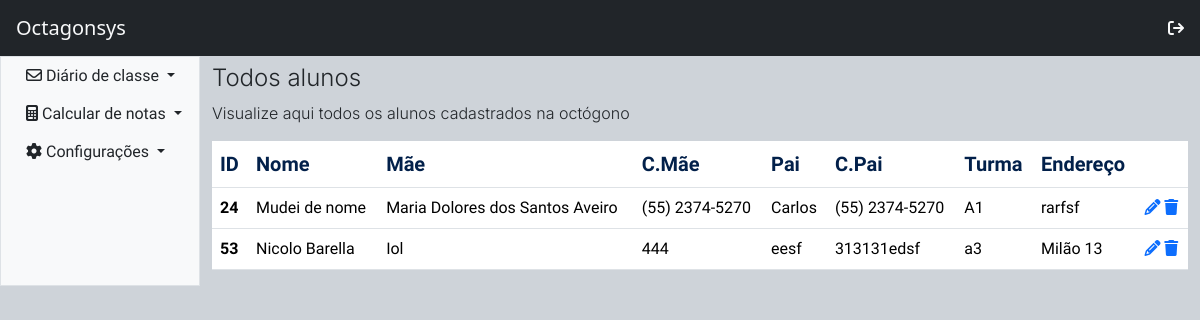
The page /viewStudents/ on the database its author committed.
### app_cadastro/models.py (models this page shows)
class Aluno(models.Model):
    id_aluno = models.AutoField(primary_key=True)
    full_name_student = models.TextField(max_length = 100)
    mom_name = models.TextField(max_length = 100)
    father_name = models.TextField(max_length = 100)
    mom_contact = models.TextField(max_length = 20)
    father_contact = models.TextField(max_length = 20)
    mom_email = models.EmailField(max_length = 30)
    father_email = models.EmailField(max_length = 30)
    address = models.TextField(max_length = 50)
    classes = models.TextField(max_length = 3)

### app_cadastro/views.py (the view)
# urls.py: path('viewStudents/',views.viewStudents,name='viewStudents'),
def viewStudents(request):
    alunos = Aluno.objects.all()
    return render(request,'register/viewStudants.html',{'alunos':alunos})

### app_cadastro/templates/register/viewStudants.html (shortened to what this page needs)
{% extends 'register/base.html' %}
{% load static %}
{% block 'ownCSS' %}
    <link rel="stylesheet" href="{% static 'css/register-style.css' %}">
{% endblock %}
{% block 'newHTML' %}
<div class="col-10 mt-2">
    <h4 class="inter">Todos alunos</h4>
    <p class="inter">Visualize aqui todos os alunos cadastrados na octógono </p>
    <table class="table">
        <thead>
          <tr class="italiana">
            <th scope="col " style="color: #02204A;">ID</th>
            <th scope="col" style="color: #02204A;">Nome</th>
            <th scope="col" style="color: #02204A;">Mãe</th>
            <th scope="col" style="color: #02204A;">C.Mãe</th>
            <th scope="col" style="color: #02204A;">Pai</th>
            <th scope="col" style="color: #02204A;">C.Pai</th>
            <th scope="col" style="color: #02204A;">Turma</th>
            <th scope="col" style="color: #02204A;">Endereço</th>
            <th></th>
          </tr>
        </thead>
        <tbody>
          {% for aluno in alunos%}
            <tr class="enriqueta">
            <th scope="row">{{aluno.id_aluno}}</th>
            <td>{{aluno.full_name_student}}</td>
            <td>{{aluno.mom_name}}</td>
            <td>{{aluno.mom_contact}}</td>
            <td>{{aluno.father_name}}</td>
            <td> {{aluno.father_contact}}</td>
            <td>{{aluno.classes}}</td>
            <td>{{aluno.address}} </td>
            <td><a href="{% url 'editar' aluno.id_aluno %} "><i class="fa-solid fa-pencil"></i></a> <a href="{% url 'delete' aluno.id_aluno %}" ><i class="fa-solid fa-trash"></i></a></td>
          </tr>
          {% endfor%}
        </tbody>
      </table>
</div>
{% endblock %}

### app_cadastro/templates/register/base.html (shortened to what this page needs)
<!doctype html>
<html lang="pt-br">
    <head>
        <link rel="stylesheet" href="https://cdnjs.cloudflare.com/ajax/libs/font-awesome/6.5.1/css/all.min.css" />
        <link
            href="https://cdn.jsdelivr.net/npm/bootstrap@5.3.2/dist/css/bootstrap.min.css"
            rel="stylesheet"
        />
        {% block 'ownCSS' %}
        {% endblock %}
    </head>
    <body>
        <header>
            <div class="navbar bg-dark ">
                <div class="navbar-brand text-light ms-3">
                    Octagonsys
                </div>
                <ul class="navbar-nav">
                    <li class="nav-item me-3"><a href="{% url 'login' %}" class="nav-link"><i class="fa-solid fa-arrow-right-from-bracket text-light"></i></a></li>
                </ul>
            </div>
        </header>
        <main class="container-fluid">
            <div class="row">
                <div class="col-2 border bg-light">
                    <ul class="navbar-nav inder">
                        <div class="dropdown ">
                            <button class="btn dropdown-toggle" type="button" id="dropdownMenuButton1" data-bs-toggle="dropdown" aria-expanded="false">
                                <i class="fa-regular fa-envelope"></i>  Diário de classe
                            </button>
                          </div>
                          <div class="dropdown">
                            <button class="btn dropdown-toggle" type="button" id="dropdownMenuButton1" data-bs-toggle="dropdown" aria-expanded="false">
                                <i class="fa-solid fa-calculator"></i> Calcular de notas
                            </button>
                          </div>
                          <div class="dropdown">
                            <button class="btn dropdown-toggle" type="button" id="dropdownMenuButton1" data-bs-toggle="dropdown" aria-expanded="false">
                                <i class="fa-solid fa-gear"></i> Configurações
                            </button>
                          </div>
                    </ul>
                </div>
                {% block 'newHTML' %}
                {% endblock %}
                </div>
        </main>
    </body>
</html>

### app_cadastro/static/css/register-style.css (style rules this page uses)
:root { --bg-body: #ced3d9; }
.italiana { font-family: 'italiana'; }
.inder { font-family: 'inder'; }
body { background-color: var(--bg-body); }
.inter { font-family: 'inter'; font-weight: 300; }
.enriqueta { font-family: 'enriqueta'; font-weight: 300; }
thead { font-size: 20px; font-weight: 400; color: #02204A; }

### app_cadastro/templates/register/base.html (style rules this page uses)
.inder { font-family: 'inder'; }

### rows shown on the page
Aluno: id_aluno "24", full_name_student "Mudei de nome", mom_name "Maria Dolores dos Santos Aveiro", mom_contact "(55) 2374-5270", father_name "Carlos", father_contact "(55) 2374-5270", classes "A1", address "rarfsf"
Aluno: id_aluno "53", full_name_student "Nicolo Barella", mom_name "Iol", mom_contact "444", father_name "eesf", father_contact "313131edsf", classes "a3", address "Milão 13"
